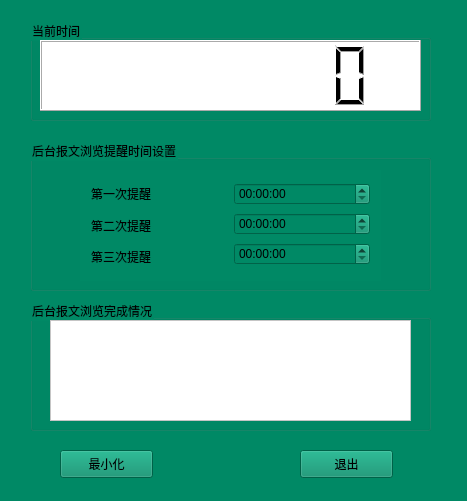
<?xml version="1.0" encoding="UTF-8"?>
<ui version="4.0">
 <class>Widget</class>
 <widget class="QWidget" name="Widget">
  <property name="geometry">
   <rect>
    <x>0</x>
    <y>0</y>
    <width>467</width>
    <height>501</height>
   </rect>
  </property>
  <property name="windowTitle">
   <string>Widget</string>
  </property>
  <property name="styleSheet">
   <string notr="true">background-color: rgb(0, 137, 101);

</string>
  </property>
  <widget class="QGroupBox" name="groupBox">
   <property name="geometry">
    <rect>
     <x>30</x>
     <y>20</y>
     <width>401</width>
     <height>101</height>
    </rect>
   </property>
   <property name="styleSheet">
    <string notr="true"/>
   </property>
   <property name="title">
    <string>当前时间</string>
   </property>
   <widget class="QLCDNumber" name="lcdNumber">
    <property name="geometry">
     <rect>
      <x>10</x>
      <y>20</y>
      <width>381</width>
      <height>71</height>
     </rect>
    </property>
    <property name="styleSheet">
     <string notr="true">background-color: rgb(255, 255, 255);</string>
    </property>
    <property name="numDigits">
     <number>8</number>
    </property>
   </widget>
  </widget>
  <widget class="QGroupBox" name="groupBox_2">
   <property name="geometry">
    <rect>
     <x>30</x>
     <y>140</y>
     <width>401</width>
     <height>151</height>
    </rect>
   </property>
   <property name="title">
    <string>后台报文浏览提醒时间设置</string>
   </property>
   <widget class="QWidget" name="layoutWidget">
    <property name="geometry">
     <rect>
      <x>50</x>
      <y>30</y>
      <width>301</width>
      <height>111</height>
     </rect>
    </property>
    <layout class="QHBoxLayout" name="horizontalLayout">
     <item>
      <layout class="QVBoxLayout" name="verticalLayout">
       <item>
        <widget class="QLabel" name="label_3">
         <property name="text">
          <string>第一次提醒</string>
         </property>
        </widget>
       </item>
       <item>
        <widget class="QLabel" name="label_2">
         <property name="text">
          <string>第二次提醒</string>
         </property>
        </widget>
       </item>
       <item>
        <widget class="QLabel" name="label">
         <property name="text">
          <string>第三次提醒</string>
         </property>
        </widget>
       </item>
      </layout>
     </item>
     <item>
      <layout class="QVBoxLayout" name="verticalLayout_2">
       <item>
        <widget class="QTimeEdit" name="timeEdit1">
         <property name="focusPolicy">
          <enum>Qt::ClickFocus</enum>
         </property>
         <property name="calendarPopup">
          <bool>false</bool>
         </property>
        </widget>
       </item>
       <item>
        <widget class="QTimeEdit" name="timeEdit2">
         <property name="focusPolicy">
          <enum>Qt::ClickFocus</enum>
         </property>
        </widget>
       </item>
       <item>
        <widget class="QTimeEdit" name="timeEdit3">
         <property name="focusPolicy">
          <enum>Qt::ClickFocus</enum>
         </property>
        </widget>
       </item>
      </layout>
     </item>
    </layout>
   </widget>
  </widget>
  <widget class="QPushButton" name="hideButton">
   <property name="enabled">
    <bool>true</bool>
   </property>
   <property name="geometry">
    <rect>
     <x>60</x>
     <y>450</y>
     <width>93</width>
     <height>28</height>
    </rect>
   </property>
   <property name="styleSheet">
    <string notr="true"/>
   </property>
   <property name="text">
    <string>最小化</string>
   </property>
   <property name="autoDefault">
    <bool>false</bool>
   </property>
   <property name="default">
    <bool>false</bool>
   </property>
   <property name="flat">
    <bool>false</bool>
   </property>
  </widget>
  <widget class="QPushButton" name="quitButton">
   <property name="geometry">
    <rect>
     <x>300</x>
     <y>450</y>
     <width>93</width>
     <height>28</height>
    </rect>
   </property>
   <property name="text">
    <string>退出</string>
   </property>
  </widget>
  <widget class="QGroupBox" name="groupBox_3">
   <property name="geometry">
    <rect>
     <x>30</x>
     <y>300</y>
     <width>401</width>
     <height>131</height>
    </rect>
   </property>
   <property name="title">
    <string>后台报文浏览完成情况</string>
   </property>
   <widget class="QTextEdit" name="textEdit">
    <property name="geometry">
     <rect>
      <x>20</x>
      <y>20</y>
      <width>361</width>
      <height>101</height>
     </rect>
    </property>
    <property name="sizePolicy">
     <sizepolicy hsizetype="Expanding" vsizetype="Expanding">
      <horstretch>0</horstretch>
      <verstretch>3</verstretch>
     </sizepolicy>
    </property>
    <property name="styleSheet">
     <string notr="true">background-color: rgb(255, 255, 255);
</string>
    </property>
    <property name="readOnly">
     <bool>true</bool>
    </property>
    <property name="tabStopWidth">
     <number>82</number>
    </property>
   </widget>
  </widget>
 </widget>
 <layoutdefault spacing="6" margin="11"/>
 <resources/>
 <connections>
  <connection>
   <sender>quitButton</sender>
   <signal>clicked()</signal>
   <receiver>Widget</receiver>
   <slot>close()</slot>
   <hints>
    <hint type="sourcelabel">
     <x>376</x>
     <y>333</y>
    </hint>
    <hint type="destinationlabel">
     <x>258</x>
     <y>188</y>
    </hint>
   </hints>
  </connection>
  <connection>
   <sender>hideButton</sender>
   <signal>clicked()</signal>
   <receiver>Widget</receiver>
   <slot>showMinimized()</slot>
   <hints>
    <hint type="sourcelabel">
     <x>126</x>
     <y>333</y>
    </hint>
    <hint type="destinationlabel">
     <x>234</x>
     <y>188</y>
    </hint>
   </hints>
  </connection>
 </connections>
</ui>
